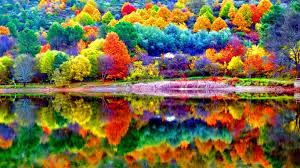
#> input picture colorful.jfif, 300 x 168 px
$ python colorDetection.py
#> lines starting #> are read from the running program, lines starting #| are printed output that depends on the picture; after the words box and inside, x2 and y2 are one past the last pixel; in counts of white or black regions, pixels touching at a corner belong together
import cv2
import numpy as np

img = cv2.imread('colorful.jfif')
#> img is the input picture: shape (168, 300, 3); mean B, G, R 69.4, 108.8, 116.6
img = cv2.resize(img, None, fx=1.5, fy=1.5)
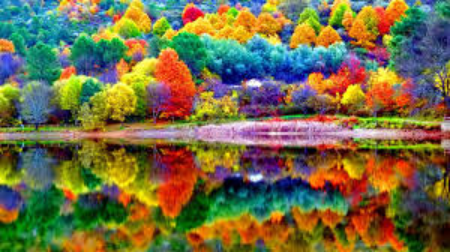
#> img: shape (252, 450, 3); mean B, G, R 69.3, 108.7, 116.5
img_hsv = cv2.cvtColor(img, cv2.COLOR_BGR2HSV)
#> img_hsv: shape (252, 450, 3); mean H, S, V 60.9, 179.4, 148.6


def empty(s):
    pass


cv2.namedWindow('HSV')
cv2.resizeWindow('HSV', 640, 240)
cv2.createTrackbar('Hue Min', 'HSV', 0, 179, empty)
#> slider 'Hue Min' is set to 35
cv2.createTrackbar('Hue Max', 'HSV', 179, 179, empty)
cv2.createTrackbar('Sat Min', 'HSV', 0, 255, empty)
#> slider 'Sat Min' is set to 51
cv2.createTrackbar('Sat Max', 'HSV', 255, 255, empty)
cv2.createTrackbar('Value Min', 'HSV', 0, 255, empty)
#> slider 'Value Min' is set to 51
cv2.createTrackbar('Value Max', 'HSV', 255, 255, empty)


while True:
    hue_min = cv2.getTrackbarPos('Hue Min', 'HSV')
    hue_max = cv2.getTrackbarPos('Hue Max', 'HSV')
    sat_min = cv2.getTrackbarPos('Sat Min', 'HSV')
    sat_max = cv2.getTrackbarPos('Sat Max', 'HSV')
    value_min = cv2.getTrackbarPos('Value Min', 'HSV')
    value_max = cv2.getTrackbarPos('Value Max', 'HSV')

    lower = np.array([hue_min, sat_min, value_min])
    upper = np.array([hue_max, sat_max, value_max])

    mask = cv2.inRange(img_hsv, lower, upper)
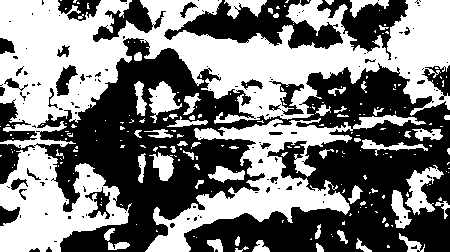
#> mask: shape (252, 450); 48.7% white; 217 white regions (163 under 20 px), largest, box (x1, y1, x2, y2) and area: (0, 0, 450, 252) 37933, (145, 115, 426, 252) 9579, (405, 165, 444, 215) 829
    result = cv2.bitwise_and(img, img, mask=mask)
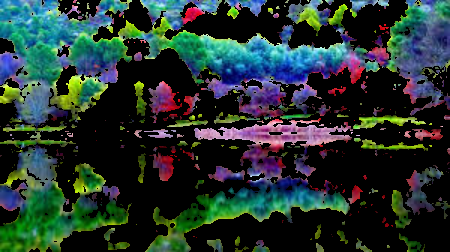
#> result: shape (252, 450, 3); mean B, G, R 48.9, 53.1, 36.7

    hstack = np.hstack([img, result])
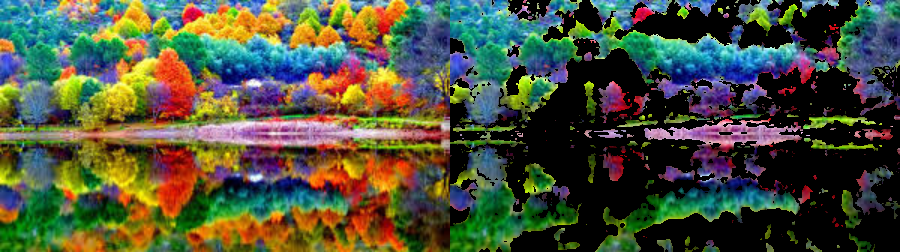
#> hstack: shape (252, 900, 3); mean B, G, R 59.1, 80.9, 76.6

    cv2.imshow('Final Result', hstack)
    if cv2.waitKey(1) == ord('q'):
#> (key q is pressed here)
        break


cv2.destroyAllWindows()

$ run again, with file.webp saved as colorful.jfif
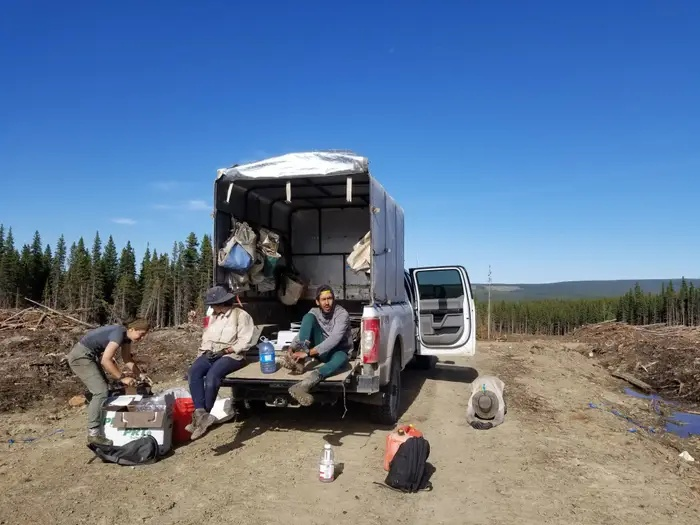
#> input picture file.webp, 700 x 525 px
#> img is the input picture: shape (525, 700, 3); mean B, G, R 145.4, 119.5, 99.2
#> img: shape (788, 1050, 3)
#> img_hsv: shape (788, 1050, 3); mean H, S, V 72, 110.1, 159.6
#> `mask = cv2.inRange(img_hsv, lower, upper)`:
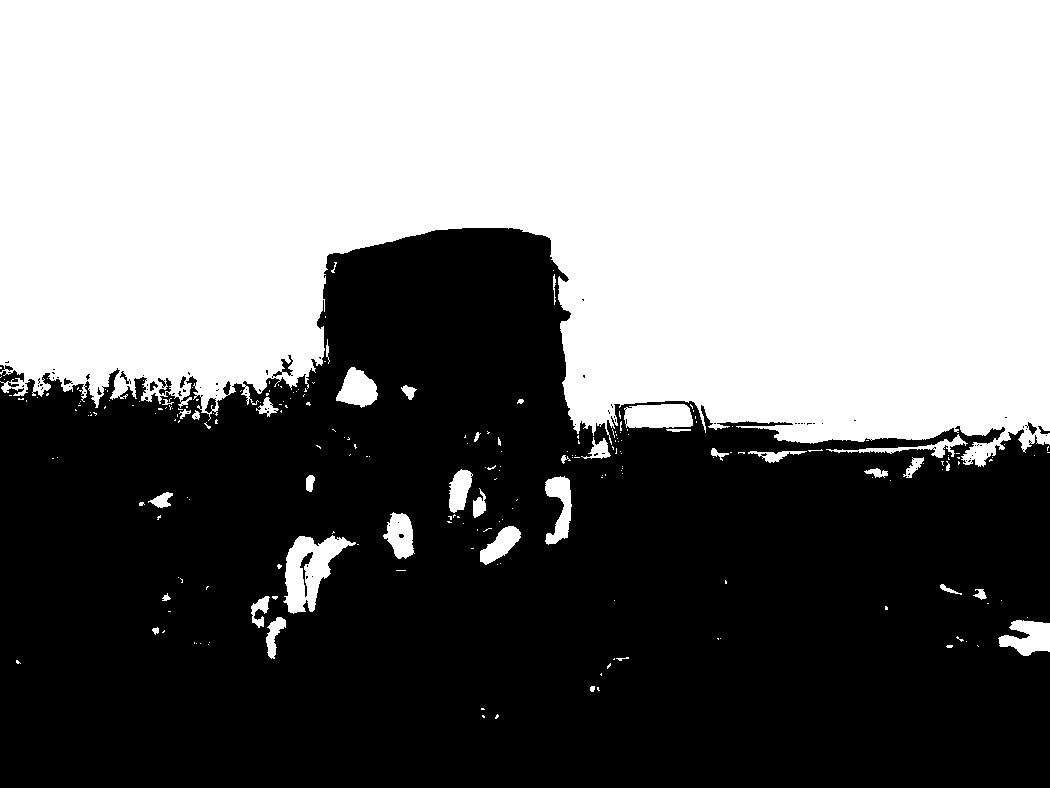
#> mask: shape (788, 1050); 49.1% white; 231 white regions (192 under 20 px), largest, box (x1, y1, x2, y2) and area: (0, 0, 1050, 467) 391352, (283, 535, 356, 614) 2757, (624, 404, 693, 428) 1488
#> `hstack = np.hstack([img, result])`:
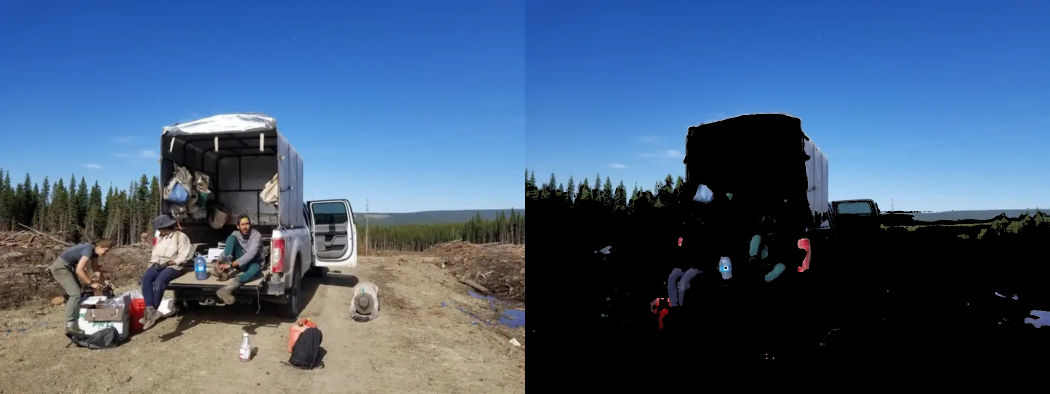
#> hstack: shape (788, 2100, 3) (shown at 1/2 size); mean B, G, R 121, 91.3, 68.2
